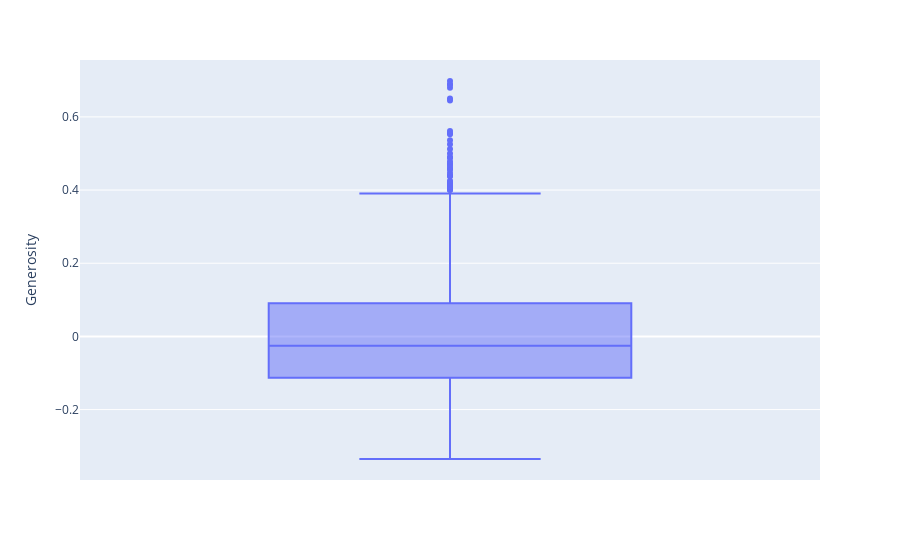

Notebook code for this chart:
### Code cell
px.box(df, y=df.Generosity)

### Figure 1 — Plotly figure (JSON) as saved in the notebook; plotly's stock layout.template omitted (floating-point values rounded to 4 significant figures; data arrays with more than 128 entries replaced by an {"elided": "..."} marker saying what was removed)
{"data": [{"alignmentgroup": "True", "hovertemplate": "Generosity=%{y}<extra></extra>", "legendgroup": "", "marker": {"color": "#636efa"}, "name": "", "notched": false, "offsetgroup": "", "orientation": "v", "showlegend": false, "type": "box", "x0": " ", "xaxis": "x", "y": {"elided": "1949 float values"}, "y0": " ", "yaxis": "y"}], "layout": {"boxmode": "group", "legend": {"tracegroupgap": 0}, "margin": {"t": 60}, "xaxis": {"anchor": "y", "domain": [0, 1]}, "yaxis": {"anchor": "x", "domain": [0, 1], "title": {"text": "Generosity"}}}}
